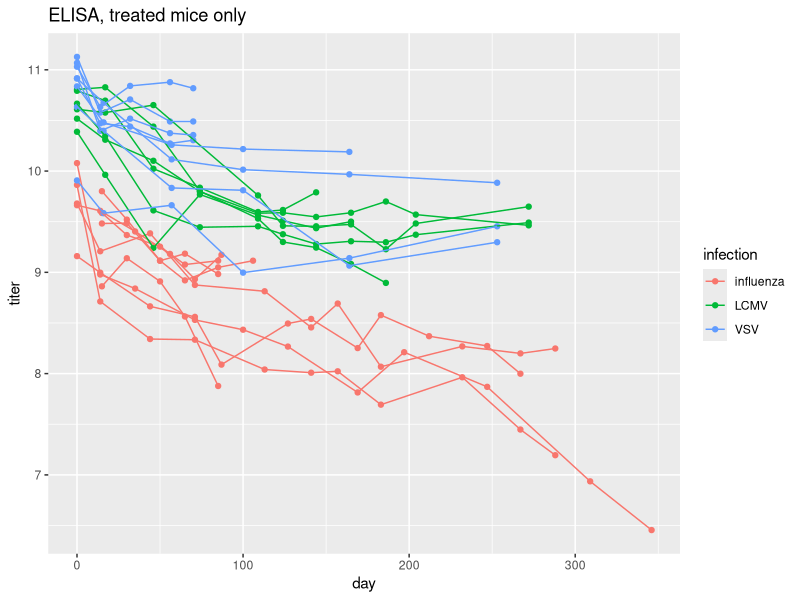
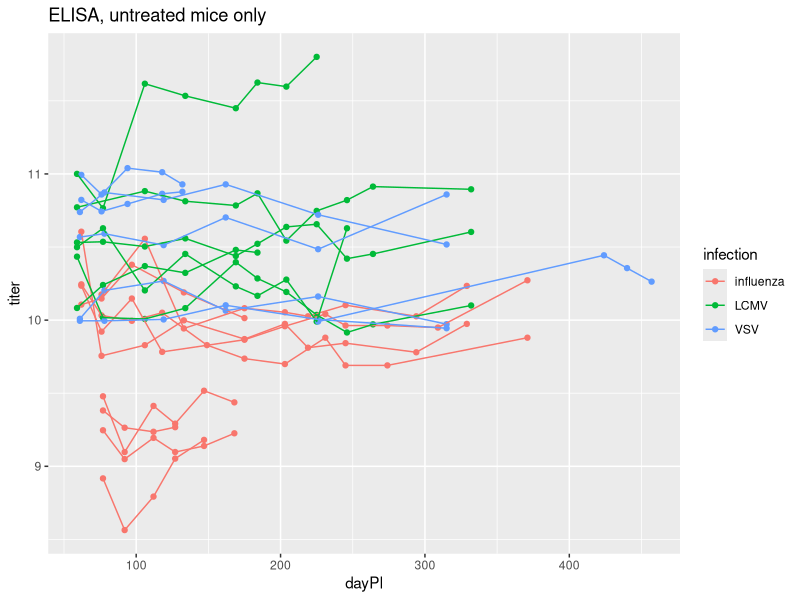
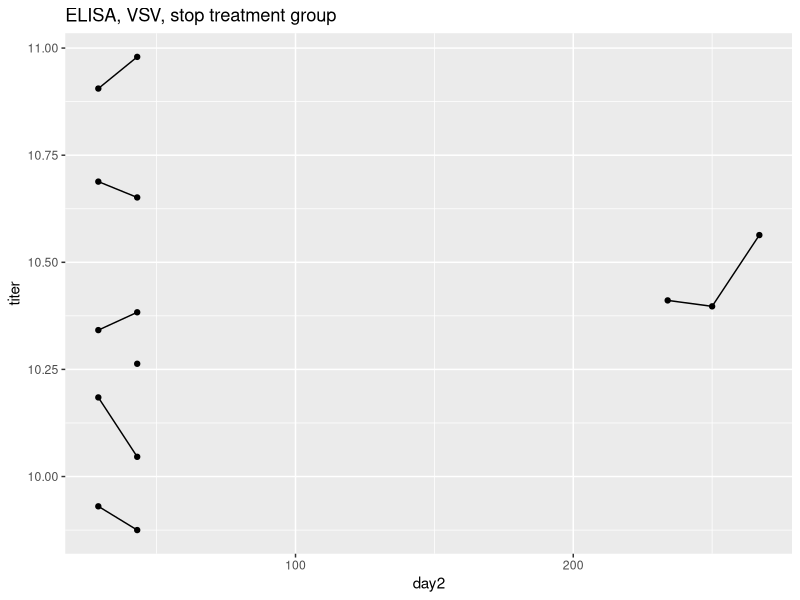
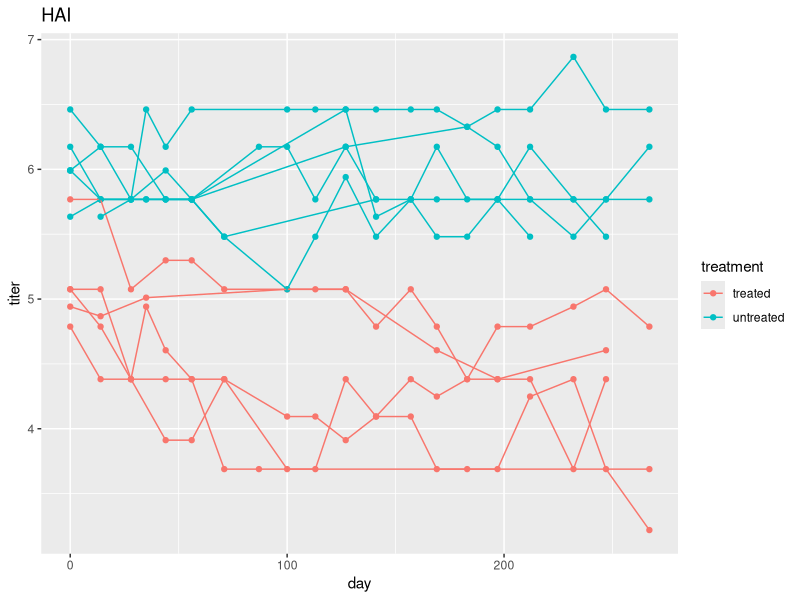
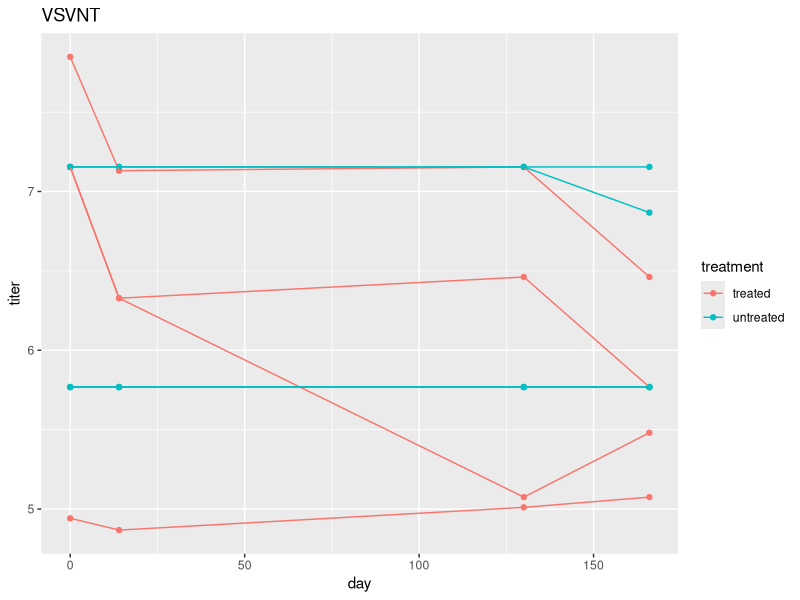

Generate these figures, in order, with R: (Note: a time limit stopped this script after it produced the figures.)
options(stringsAsFactors=FALSE)
library('lme4'); library('plyr'); library('ggplot2'); library('boot')

# create dataset x plus some quick charts

x=read.csv('WL.csv',skip=1)
x=rename(x,c('mouse'='id')) #id = id for each mouse
x$ts=paste(x$id,x$assay,sep='.') #ts = id for each time series
x$ia=paste(x$infection,x$assay,sep='.')
x$day=pmax(0,x$dayPI-x$dayTreat) #day = day post treatment; since antibody levels pre treatment are fairly stable, day -1 is treated as day 0
x$day2=x$dayPI-x$stopTreatDay #day2 = day post stop of treatment
x$titer=log(x$titer)

## quick charts; charts in paper were not made with R
ggplot(data=subset(x,treatment=='treated'&assay=='ELISA'))+ggtitle('ELISA, treated mice only')+geom_point()+geom_line()+aes(x=day,y=titer,col=infection,line=ts)
ggplot(data=subset(x,treatment=='untreated'&assay=='ELISA'))+ggtitle('ELISA, untreated mice only')+geom_point()+geom_line()+aes(x=dayPI,y=titer,col=infection,line=ts)
ggplot(data=subset(x,treatment=='stop'&day2>5))+ggtitle('ELISA, VSV, stop treatment group')+geom_point()+geom_line()+aes(x=day2,y=titer,line=ts)
ggplot(data=subset(x,assay=='HAI'))+ggtitle('HAI')+geom_point()+geom_line()+aes(x=day,y=titer,col=treatment,line=ts)
ggplot(data=subset(x,assay=='VSVNT'))+ggtitle('VSVNT')+geom_point()+geom_line()+aes(x=day,y=titer,col=treatment,line=ts)

# calculate half lives

'ΔAIC>4 was considered statistically significant. For scientific & statistical reasons, only overall half lives were shown in the paper.'

fboot=function(mod){ #function for non parametric bootstrap
 dat=mod@frame
 dat$id=sub('[.][^.]*$','',dat$ts)
 ids=unique(dat$id)
 boot(ids,function(ids,i){
  ids=ids[i]
  ndat=ldply(1:length(ids),function(j){
   o=subset(dat,id==ids[j]); o$id=j; o #each resample needs a unique id
  })
  ndat$ts=paste(ndat$id,ndat$ts,sep='.')
  fixef(lmer(formula(mod),ndat,REML=0))
 },strata=factor(substr(ids,1,3)),R=500) #stratification is by experiment & treatment group
}
SD=function(w){1.06857519*sd(sort(w)[6:495])} #calculates standard error using trimmed distribution of bootstrap resamples; only valid when number of resamples is 500; not used for CIs in paper

set.seed(228,'Mersenne-Twister','Inversion')

x$tv=(x$dayPI-59)/365 #tv = temporary variable
tmp<-lmer(titer~tv*ia+(tv||ts),subset(x,treatment=='untreated'),REML=0)
anova(tmp) #but trend for influenza ELISA to decline in untreated
tmp<-lmer(titer~tv+ia+(tv||ts),subset(x,treatment=='untreated'),REML=0)
bout=fboot(tmp)
365*log(0.5)/(bout$t0[[2]]+c(-1.96,0,1.96)*sd(bout$t[,2])) #HL (half life) for untreated groups

x$tv=log(x$day+13)-log(13) #offset of 13 days was chosen by looking at the data & should be considered an extra parameter
pfa<-lmer(titer~tv*ia+(tv|ts),subset(x,treatment=='treated'),REML=0) #power function model
bout=fboot(pfa)
est=(bout$t0[[7]]+bout$t0[[10]])/2-(bout$t0[[8]]+bout$t0[[9]])/3
se=sd((bout$t[,7]+bout$t[,10])/2-(bout$t[,8]+bout$t[,9])/3)
est/se #t value comparing decline of HAI & VSVNT with ELISA

ea<-lmer(titer~I(day/365)*ia+(I(day/365)|ts),subset(x,treatment=='treated'),REML=0) #exponential model
AIC(ea)-(AIC(pfa)+2) #power function model has much lower AIC

#load('seed1.RData') #loads RNG state used for calculations in paper

## models for early (first 17 days post rituximab) decline
ba<-lmer(titer~day*ia+(1|ts),subset(x,treatment=='treated'&day<18),REML=0)
bout=fboot(ba)
log(0.5)/c(bout$t0[[2]]+c(-1.96,0,1.96)*sd(bout$t[,2])) #HL for influenza ELISA
log(0.5)/c(bout$t0[[2]]+bout$t0[[7]]+c(-1.96,0,1.96)*sd(bout$t[,2]+bout$t[,7])) #HL for influenza HAI
log(0.5)/c(bout$t0[[2]]+bout$t0[[8]]+c(-1.96,0,1.96)*sd(bout$t[,2]+bout$t[,8])) #HL for LCMV ELISA
log(0.5)/c(bout$t0[[2]]+bout$t0[[9]]+c(-1.96,0,1.96)*sd(bout$t[,2]+bout$t[,9])) #HL for VSV ELISA
log(0.5)/c(bout$t0[[2]]+bout$t0[[10]]+c(-1.96,0,1.96)*sd(bout$t[,2]+bout$t[,10])) #HL for VSV NT
((bout$t0[[7]]+bout$t0[[10]])/2-(bout$t0[[8]]+bout$t0[[9]])/3)/sd((bout$t[,7]+bout$t[,10])/2-(bout$t[,8]+bout$t[,9])/3) #t value for HAI & VSV NT vs ELISA
bb<-lmer(titer~day+ia+(1|ts),subset(x,treatment=='treated'&day<18),REML=0)
bout=fboot(bb)
log(0.5)/(bout$t0[[2]]+c(-1.96,0,1.96)*sd(bout$t[,2])) #HL for overall early decline

## models for late (starting day 85 post rituximab) decline
x$tv=(x$day-85)/365
ca<-lmer(titer~tv*ia+(tv||ts),subset(x,treatment=='treated'&day>84),REML=0)
bout=fboot(ca)
365*log(0.5)/c(bout$t0[[2]]+c(-1.96,0,1.96)*sd(bout$t[,2])) #HL for influenza ELISA
365*log(0.5)/c(bout$t0[[2]]+bout$t0[[7]]+c(-1.96,0,1.96)*sd(bout$t[,2]+bout$t[,7])) #HL for influenza HAI
365*log(0.5)/c(bout$t0[[2]]+bout$t0[[8]]+c(-1.96,0,1.96)*sd(bout$t[,2]+bout$t[,8])) #HL for LCMV ELISA
365*log(0.5)/c(bout$t0[[2]]+bout$t0[[9]]+c(-1.96,0,1.96)*sd(bout$t[,2]+bout$t[,9])) #HL for VSV ELISA
365*log(0.5)/c(bout$t0[[2]]+bout$t0[[10]]+c(-1.96,0,1.96)*sd(bout$t[,2]+bout$t[,10])) #HL for VSV NT
((bout$t0[[7]]+bout$t0[[10]])/2-(bout$t0[[8]]+bout$t0[[9]])/3)/sd((bout$t[,7]+bout$t[,10])/2-(bout$t[,8]+bout$t[,9])/3) #t value for HAI & VSV NT vs ELISA
cb<-lmer(titer~tv+ia+(tv||ts),subset(x,treatment=='treated'&day>84),REML=0)
bout=fboot(cb)
365*log(0.5)/(bout$t0[[2]]+c(-1.96,0,1.96)*sd(bout$t[,2])) #HL for overall late decline

x$tv=x$day2-29
tmp<-lmer(titer~tv+(1|ts),subset(x,treatment=='stop'&day2>5),REML=0)
log(0.5)/(fixef(tmp)[[2]]+c(-1.96,0,1.96)*sqrt(vcov(tmp)[2,2])) #HL for stop treatment group, starting 29 days post stopping rituximab
